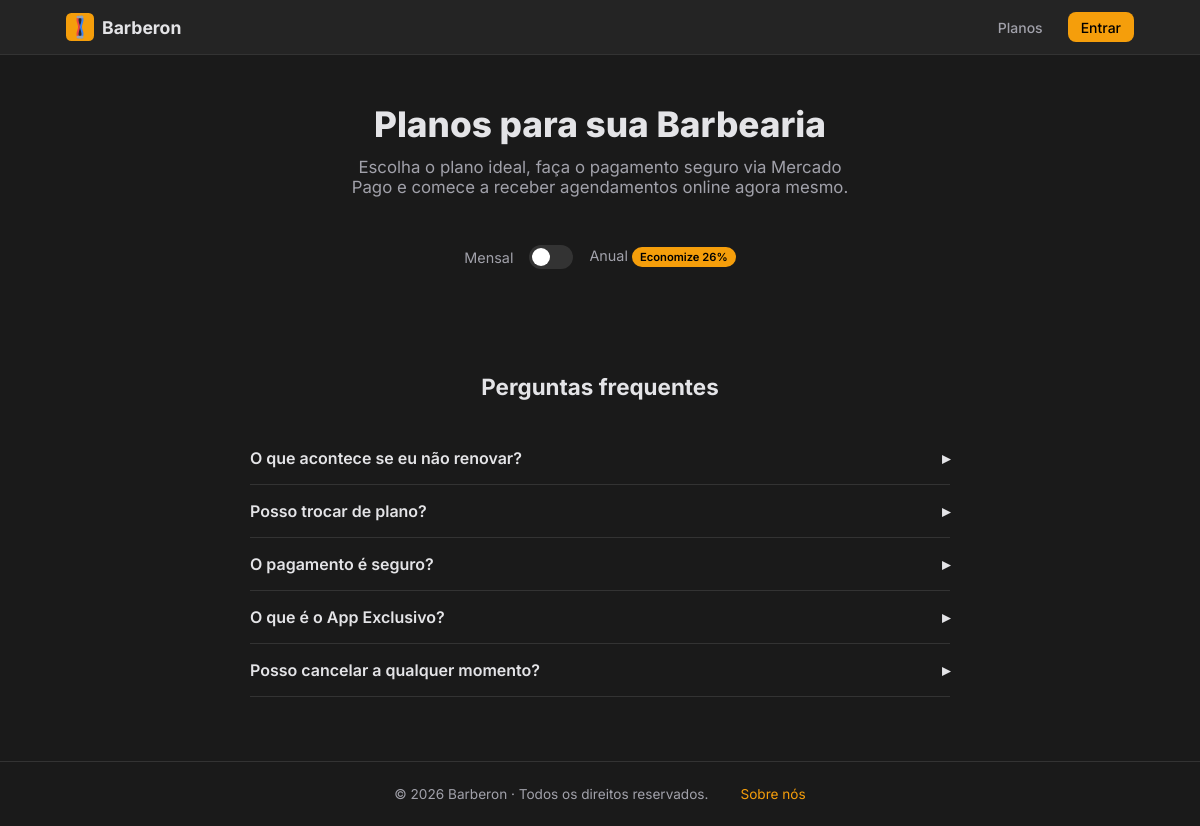
Before: /pages/pricing.php with the older database file.
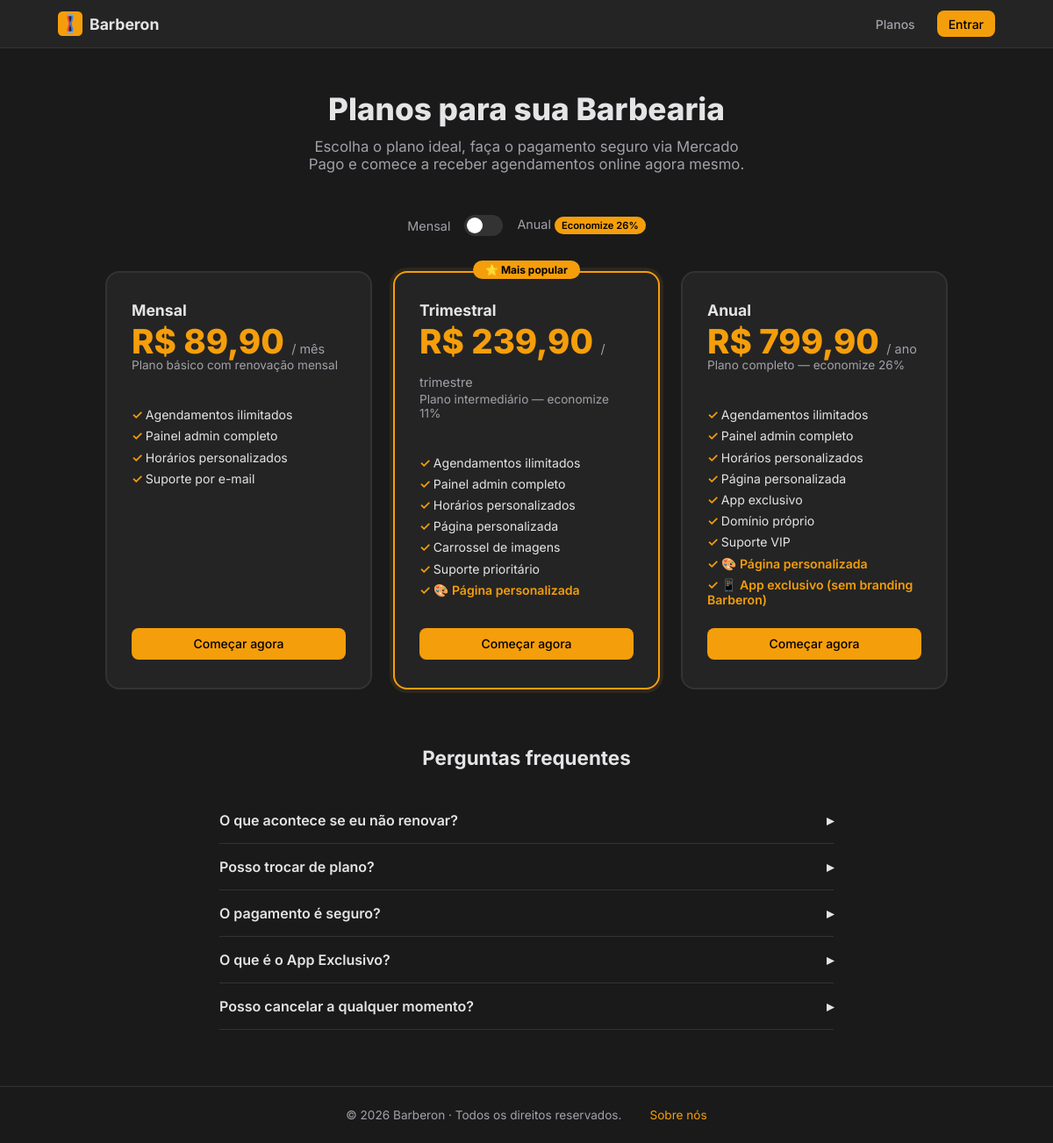
After: the same page with the newer database file.
### tables this page shows
CREATE TABLE IF NOT EXISTS `Plan` (
    `id`          VARCHAR(191) NOT NULL,
    `name`        VARCHAR(191) NOT NULL,           
    `period`      ENUM('monthly','quarterly','yearly') NOT NULL DEFAULT 'monthly',
    `price`       DECIMAL(10,2) NOT NULL,
    `description` TEXT         DEFAULT NULL,
    `features`    TEXT         NOT NULL DEFAULT '[]',  
    `maxServices` INT          NOT NULL DEFAULT 10,
    `customPage`  TINYINT(1)   NOT NULL DEFAULT 0,     
    `exclusiveApp`TINYINT(1)   NOT NULL DEFAULT 0,     
    `active`      TINYINT(1)   NOT NULL DEFAULT 1,
    `createdAt`   DATETIME(3)  NOT NULL DEFAULT CURRENT_TIMESTAMP(3),
    `updatedAt`   DATETIME(3)  NOT NULL DEFAULT CURRENT_TIMESTAMP(3) ON UPDATE CURRENT_TIMESTAMP(3),
    PRIMARY KEY (`id`)
);

### includes/auth.php (called while the page is built, shortened)
<?php
require_once __DIR__ . '/db.php';
function get_bearer_token(): ?string {
    $header = $_SERVER['HTTP_AUTHORIZATION']
           ?? apache_request_headers()['Authorization']
           ?? apache_request_headers()['authorization']
           ?? null;
    return null;
}
function current_user(): ?array {
    $token = get_bearer_token();
    if (empty($_SESSION['user_id'])) return null;
    return DB::fetchOne(
        'SELECT id, name, email, image, role FROM User WHERE id = ?',
        [$_SESSION['user_id']]
    );
}

### includes/db.php (called while the page is built, shortened)
<?php
class DB {
    private static ?PDO $pdo = null;
    public static function connection(): PDO {
        if (self::$pdo === null) {
            $dsn = sprintf(
                'mysql:host=%s;port=%s;dbname=%s;charset=%s',
                DB_HOST, DB_PORT, DB_NAME, DB_CHARSET
            );
            try {
                self::$pdo = new PDO($dsn, DB_USER, DB_PASS, [
                    PDO::ATTR_ERRMODE            => PDO::ERRMODE_EXCEPTION,
                    PDO::ATTR_DEFAULT_FETCH_MODE => PDO::FETCH_ASSOC,
                    PDO::ATTR_EMULATE_PREPARES   => false,
                ]);
            } catch (PDOException $e) {
                throw new \RuntimeException('Database unavailable: ' . $e->getMessage(), 503, $e);
            }
        }
        return self::$pdo;
    }
    public static function query(string $sql, array $params = []): PDOStatement {
        $stmt = self::connection()->prepare($sql);
        $stmt->execute($params);
        return $stmt;
    }
    public static function fetchAll(string $sql, array $params = []): array {
        return self::query($sql, $params)->fetchAll();
    }
}

### pages/pricing.php (the view, shortened to what this page needs)
<?php
require_once __DIR__ . '/../includes/db.php';
require_once __DIR__ . '/../includes/auth.php';
require_once __DIR__ . '/../includes/layout.php';
$base = BASE_URL;
$user = current_user();
$plans = DB::fetchAll('SELECT * FROM Plan WHERE active = 1 ORDER BY price ASC');
layout_start('Planos e Preços');
?>
<div class="container" style="padding-top:3rem;padding-bottom:4rem">
  <div style="text-align:center;margin-bottom:3rem">
    <h1 style="font-size:2.2rem;font-weight:800;margin-bottom:0.75rem">Planos para sua Barbearia</h1>
    <p style="color:var(--text-muted);max-width:520px;margin:0 auto;font-size:1.05rem">
      Escolha o plano ideal, faça o pagamento seguro via Mercado Pago e comece a receber agendamentos online agora mesmo.
    </p>
  </div>
  <div style="display:flex;align-items:center;justify-content:center;gap:1rem;margin-bottom:2.5rem">
    <span style="font-size:0.9rem;color:var(--text-muted)">Mensal</span>
    <label class="toggle-switch">
      <span class="toggle-slider"></span>
    </label>
    <span style="font-size:0.9rem;color:var(--text-muted)">Anual <span class="badge badge-primary" style="font-size:0.7rem">Economize 26%</span></span>
  </div>
  <div id="plansGrid" class="pricing-grid">
    <?php foreach ($plans as $i => $p):
      $highlight = $i === 1;
      $periodLabel = ['monthly'=>'/ mês','quarterly'=>'/ trimestre','yearly'=>'/ ano'][$p['period']] ?? $p['period'];
      $periodClass = 'period-' . $p['period'];
    ?>
    <div class="pricing-card <?= $highlight ? 'pricing-highlight' : '' ?> <?= $periodClass ?>">
      <?php if ($highlight): ?><div class="pricing-badge">⭐ Mais popular</div><?php endif; ?>
      <div class="pricing-name"><?= htmlspecialchars($p['name']) ?></div>
      <div class="pricing-price">
        R$ <?= number_format($p['price'], 2, ',', '.') ?>
        <span class="pricing-period"><?= $periodLabel ?></span>
      </div>
      <?php if ($p['description']): ?>
        <p style="font-size:0.85rem;color:var(--text-muted);margin-bottom:1.25rem"><?= htmlspecialchars($p['description']) ?></p>
      <?php endif; ?>
      <ul class="pricing-features">
        <?php foreach ($p['features'] as $f): ?>
          <li><?= htmlspecialchars($f) ?></li>
        <?php endforeach; ?>
        <?php if ($p['customPage']): ?>
          <li style="color:var(--primary);font-weight:600">🎨 Página personalizada</li>
        <?php endif; ?>
        <?php if ($p['exclusiveApp']): ?>
          <li style="color:var(--primary);font-weight:600">📱 App exclusivo (sem branding Barberon)</li>
        <?php endif; ?>
      </ul>
      <?php if ($user && in_array($user['role'], ['ADMIN','SUPERADMIN'])): ?>
        <button class="btn btn-primary btn-block" onclick="checkout('<?= $p['id'] ?>')">
          Assinar agora
        </button>
      <?php elseif ($user): ?>
        <a href="<?= $base ?>/pages/login.php" class="btn btn-outline btn-block">
          Entrar como admin para assinar
        </a>
      <?php else: ?>
        <a href="<?= $base ?>/pages/login.php" class="btn btn-primary btn-block">
          Começar agora
        </a>
      <?php endif; ?>
    </div>
    <?php endforeach; ?>
  </div>
  <div style="max-width:700px;margin:4rem auto 0">
    <h2 style="text-align:center;font-size:1.4rem;font-weight:700;margin-bottom:2rem">Perguntas frequentes</h2>
    <?php
    $faqs = [
      ['O que acontece se eu não renovar?','Se o plano vencer e não for renovado, sua barbearia ficará inativa na plataforma e os clientes não poderão mais agendar. Basta renovar para reativar imediatamente.'],
      ['Posso trocar de plano?','Sim. Para fazer upgrade basta assinar o plano desejado. O novo plano sobrepõe o anterior.'],
      ['O pagamento é seguro?','Sim. Todos os pagamentos são processados pelo Mercado Pago, com criptografia e proteção antifraude.'],
      ['O que é o App Exclusivo?','No plano Anual, você pode ativar o modo App Exclusivo, que transforma a página da sua barbearia em um app independente, sem o branding da Barberon. Seu logo, sua identidade visual.'],
      ['Posso cancelar a qualquer momento?','Sim. Entre em contato com nosso suporte para cancelar a renovação automática.'],
    ];
    foreach ($faqs as $faq): ?>
    <details class="faq-item">
      <summary><?= $faq[0] ?></summary>
    </details>
    <?php endforeach; ?>
  </div>
</div>
<?php layout_end(); ?>

### includes/layout.php (shortened to what this page needs)
<?php
function layout_start(string $title = 'Barberon', string $extraCss = ''): void {
    require_once __DIR__ . '/auth.php';
    $user    = current_user();
    $isAdmin = $user && in_array($user['role'], ['ADMIN','SUPERADMIN']);
    $base    = BASE_URL;
    ?>
<!DOCTYPE html>
<html lang="pt-BR" data-theme="dark">
<head>
    <link rel="stylesheet" href="<?= $base ?>/public/css/style.css">
</head>
<body>
<header class="site-header">
  <div class="header-inner">
    <a href="<?= $base ?>/" class="brand">
      <img src="<?= $base ?>/public/img/logo.svg" alt="Barberon" width="28" height="28">
      <span>Barberon</span>
    </a>
    <nav class="header-nav">
      <a href="<?= $base ?>/pages/pricing.php" class="btn btn-sm btn-ghost">Planos</a>
      <?php if ($user): ?>
        <span class="header-user"><?= htmlspecialchars($user['name'] ?? $user['email']) ?></span>
        <?php if ($isAdmin): ?>
          <a href="<?= $base ?>/admin/" class="btn btn-sm btn-outline">Administrador</a>
        <?php endif; ?>
        <a href="<?= $base ?>/pages/bookings.php" class="btn btn-sm btn-ghost">Agendamentos</a>
        <button class="btn btn-sm btn-ghost" onclick="authLogout()">Sair</button>
      <?php else: ?>
        <a href="<?= $base ?>/pages/login.php" class="btn btn-sm btn-primary">Entrar</a>
      <?php endif; ?>
    </nav>
  </div>
</header>
<main class="main-content">
<?php
}
function layout_end(): void {
    $base = BASE_URL;
    ?>
</main>
<footer class="site-footer">
  <p>© <?= date('Y') ?> Barberon · Todos os direitos reservados.</p>
  <p><a href="<?= $base ?>/pages/about.php">Sobre nós</a></p>
</footer>
</body>
</html>
<?php
}

### public/css/style.css (style rules this page uses)
:root { --bg: #1a1a1a; --bg-card: #242424; --bg-hover: #2d2d2d; --border: #333; --text: #e4e4e7; --text-muted:#a1a1aa; --primary: #f59e0b; --primary-h: #d97706; --danger: #ef4444; --success: #22c55e; --radius: 0.5rem; --shadow: 0 4px 24px rgba(0,0,0,.45); --font: 'Inter', system-ui, sans-serif; }
*, *::before, *::after { box-sizing: border-box; margin: 0; padding: 0; }
html { font-size: 16px; scroll-behavior: smooth; }
body { background: var(--bg); color: var(--text); font-family: var(--font); min-height: 100vh; display: flex; flex-direction: column; }
a { color: var(--primary); text-decoration: none; }
img { max-width: 100%; display: block; }
ul, ol { list-style: none; }
.main-content { flex: 1; }
.container { max-width: 1100px; margin: 0 auto; padding: 0 1rem; }
.site-header { position: sticky; top: 0; z-index: 100; background: var(--bg-card); border-bottom: 1px solid var(--border); }
.header-inner { max-width: 1100px; margin: 0 auto; padding: 0.75rem 1rem; display: flex; align-items: center; gap: 1rem; }
.brand { display: flex; align-items: center; gap: 0.5rem; font-weight: 700; font-size: 1.1rem; color: var(--text); text-decoration: none; }
.header-nav { margin-left: auto; display: flex; align-items: center; gap: 0.75rem; }
.header-nav a, .header-nav button { font-size: 0.875rem; }
.site-footer { border-top: 1px solid var(--border); padding: 1.5rem 1rem; text-align: center; color: var(--text-muted); font-size: 0.85rem; display: flex; justify-content: center; gap: 2rem; flex-wrap: wrap; }
.btn { display: inline-flex; align-items: center; justify-content: center; gap: 0.4rem; padding: 0.55rem 1.1rem; border-radius: var(--radius); font-weight: 500; font-size: 0.875rem; border: 1px solid transparent; transition: background .15s, color .15s, opacity .15s; text-decoration: none !important; white-space: nowrap; }
.btn-primary { background: var(--primary); color: #000; }
.btn-ghost { background: transparent; color: var(--text-muted); border-color: transparent; }
.btn-sm { padding: 0.35rem 0.75rem; font-size: 0.8rem; }
.btn-block { width: 100%; }
.badge { display: inline-block; padding: 0.2rem 0.5rem; border-radius: 999px; font-size: 0.7rem; font-weight: 600; background: var(--bg-hover); color: var(--text-muted); }
.badge-primary { background: var(--primary); color: #000; }

### pages/pricing.php (style rules this page uses)
.pricing-grid { display:grid; grid-template-columns:repeat(auto-fill,minmax(280px,1fr)); gap:1.5rem; max-width:960px; margin:0 auto; }
.pricing-card { background:var(--bg-card); border:2px solid var(--border); border-radius:1rem; padding:2rem 1.75rem; position:relative; display:flex; flex-direction:column; transition:transform .2s,border-color .2s; }
.pricing-highlight { border-color:var(--primary); box-shadow:0 0 0 4px #f59e0b18; }
.pricing-badge { position:absolute;top:-14px;left:50%;transform:translateX(-50%);background:var(--primary);color:#000;font-size:0.75rem;font-weight:700;padding:3px 14px;border-radius:999px; }
.pricing-name { font-size:1.1rem;font-weight:700;margin-bottom:0.35rem; }
.pricing-price { font-size:2.4rem;font-weight:800;color:var(--primary);line-height:1; }
.pricing-period { font-size:0.9rem;font-weight:400;color:var(--text-muted); }
.pricing-features { list-style:none;padding:0;margin:1.25rem 0 1.5rem;flex:1;display:flex;flex-direction:column;gap:0.45rem;font-size:0.88rem; }
.pricing-features li::before { content:'✓ ';color:var(--primary);font-weight:700; }
.faq-item { border-bottom:1px solid var(--border);padding:1rem 0; }
.faq-item summary { cursor:pointer;font-weight:600;list-style:none;display:flex;justify-content:space-between;align-items:center; }
.faq-item summary::after { content:'▸';transition:.2s; }
.toggle-switch { position:relative;display:inline-block;width:44px;height:24px; }
.toggle-slider { position:absolute;inset:0;background:#333;border-radius:999px;transition:.3s;cursor:pointer; }
.toggle-slider::before { content:'';position:absolute;height:18px;width:18px;left:3px;bottom:3px;background:#fff;border-radius:50%;transition:.3s; }

Changed rows visible on the page:
added plan: name "Mensal", price "89,90", period "/ mês", description "Plano básico com renovação mensal", f "Agendamentos ilimitados", f "Painel admin completo", f "Horários personalizados", f "Suporte por e-mail"
added plan: shows "⭐ Mais popular", name "Trimestral", price "239,90", period "/ trimestre", description "Plano intermediário — economize 11%", f "Agendamentos ilimitados", f "Painel admin completo", f "Horários personalizados", f "Página personalizada", f "Carrossel de imagens", f "Suporte prioritário", customPage "🎨 Página personalizada"
added plan: name "Anual", price "799,90", period "/ ano", description "Plano completo — economize 26%", f "Agendamentos ilimitados", f "Painel admin completo", f "Horários personalizados", f "Página personalizada", f "App exclusivo", f "Domínio próprio", f "Suporte VIP", customPage "🎨 Página personalizada", exclusiveApp "📱 App exclusivo (sem branding Barberon)"
